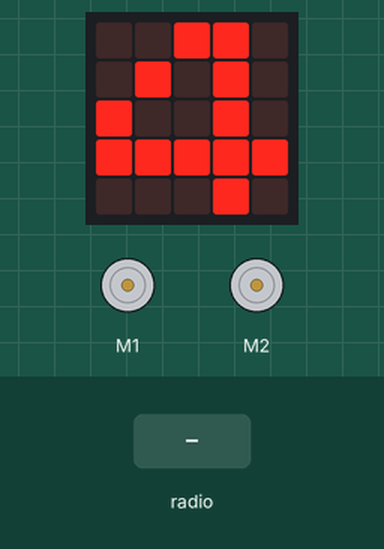
Simulated run of this program. Board: BBC micro:bit (MakeCode). Parts: the board's 5×5 LED display, 2 × DC motor (green arrow = forward, orange = backward, longer = faster). Inputs (shaded band) come from the test bench.

Above: at 1.9 s.
2.0 s: radio message "1" arrives
At 2.8 s:
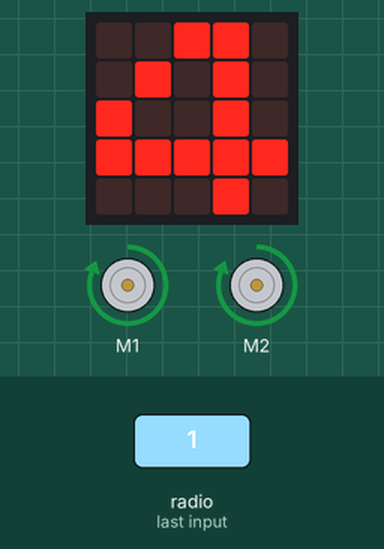
3.5 s: radio message "2" arrives
At 3.9 s:
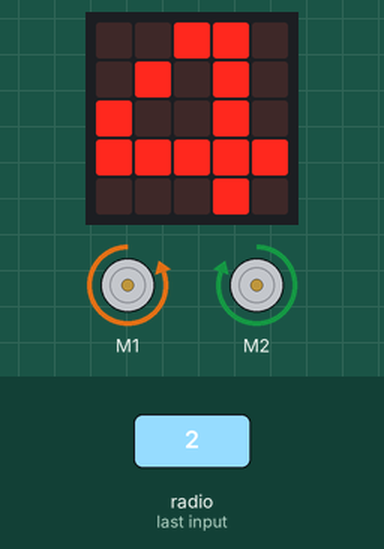
5.0 s: radio message "3" arrives
At 6.2 s:
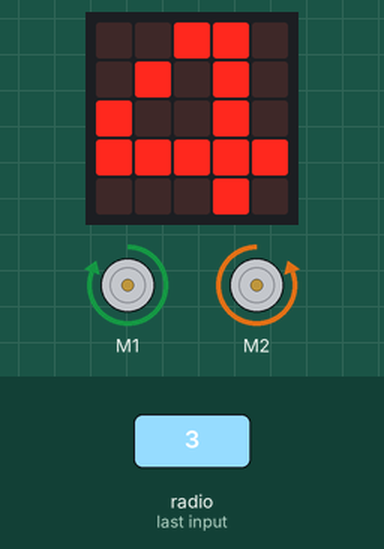
6.5 s: radio message "4" arrives
At 7.4 s:
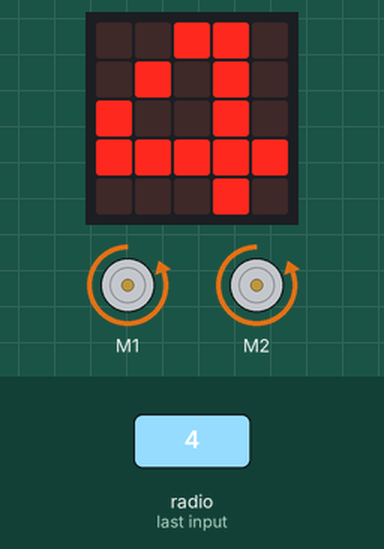
Timing chart, 0 to 9.0 s (numbered marks = the images above; inputs shaded):
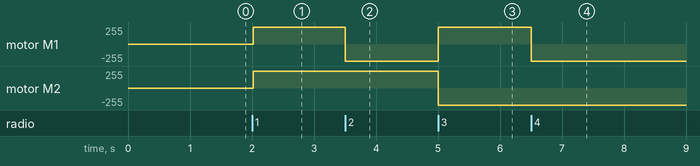

The program:

main.ts
```typescript
radio.onReceivedNumber(function (receivedNumber) {
    if (1 == receivedNumber) {
        neZha.setMotorSpeed(neZha.MotorList.M1, 100)
        neZha.setMotorSpeed(neZha.MotorList.M2, 100)
    } else if (2 == receivedNumber) {
        neZha.setMotorSpeed(neZha.MotorList.M1, -100)
        neZha.setMotorSpeed(neZha.MotorList.M2, 100)
    } else if (3 == receivedNumber) {
        neZha.setMotorSpeed(neZha.MotorList.M1, 100)
        neZha.setMotorSpeed(neZha.MotorList.M2, -100)
    } else if (4 == receivedNumber) {
        neZha.setMotorSpeed(neZha.MotorList.M1, -100)
        neZha.setMotorSpeed(neZha.MotorList.M2, -100)
    } else {
        neZha.setMotorSpeed(neZha.MotorList.M1, 0)
        neZha.setMotorSpeed(neZha.MotorList.M2, 0)
    }
    basic.pause(10)
})
let grupo = 4
radio.setGroup(grupo)
basic.showNumber(grupo)
```

test.ts
```typescript
// aquí va el archivo "tests"; esto no se compilará cuando este paquete se utilice como una extensión.
```

Measured:
- after the input at 2.0 s, motor M1, motor M2: stopped → forward 255/255 at once
- after the input at 3.5 s, motor M1: forward 255/255 → backward 255/255 at once
- after the input at 5.0 s, motor M1: backward 255/255 → forward 255/255 at once; motor M2: forward 255/255 → backward 255/255 at once
- after the input at 6.5 s, motor M1: forward 255/255 → backward 255/255 at once
